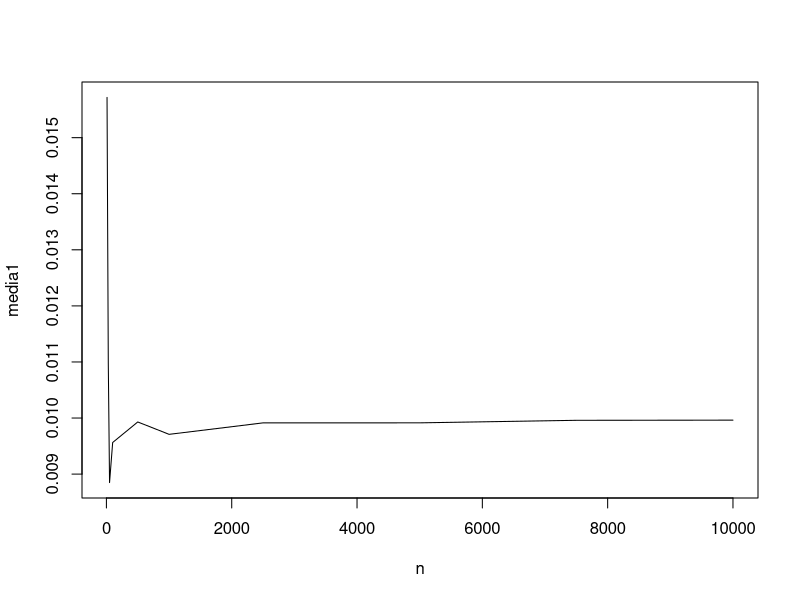
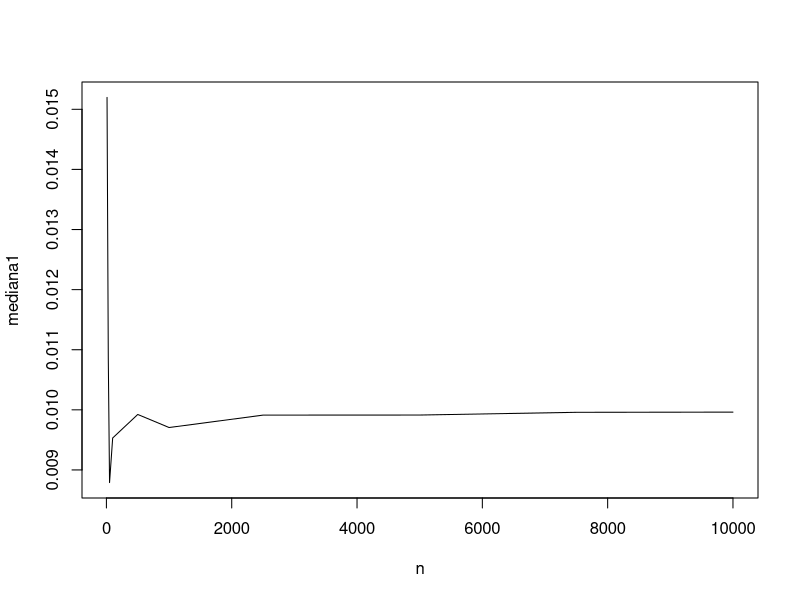
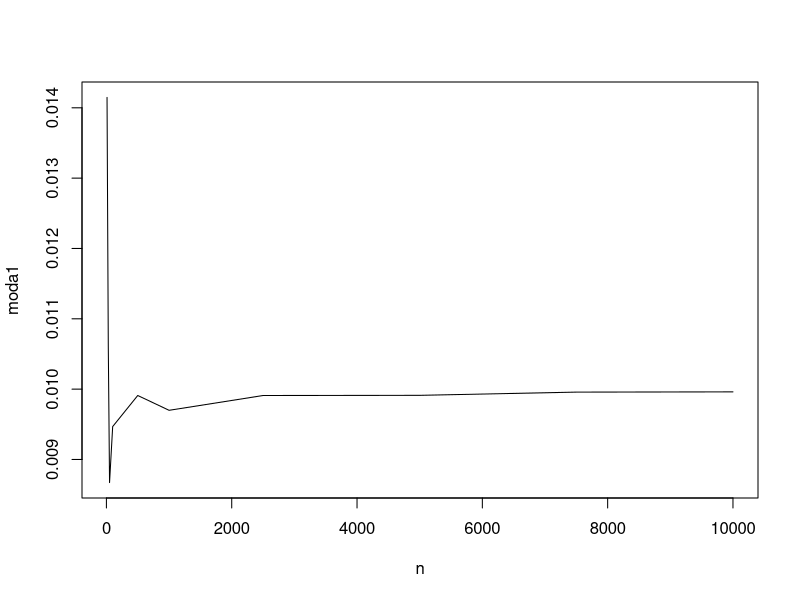

Generate these figures, in order, with R:
n<-1000
#
a<-0.01
b<-0.01
a/b
a/b^2
#
media<-function(a,b,x) (length(x)+a)/(sum(x)+b)
mediana<-function(a,b,x) qgamma(0.5,length(x)+a,sum(x)+b)
moda<-function(a,b,x) (length(x)+a-1)/(sum(x)+b)
#
lambda<-0.01
#
media1<-NULL
mediana1<-NULL
moda1<-NULL

cont<-1
for (n in c(10,30,50,100,500,1000,2500,5000,7500,10000)){
set.seed(123)
x<-rexp(n,lambda)
#hist(x)
#
#
media1[cont]<-media(a,b,x)
mediana1[cont]<-mediana(a,b,x)
moda1[cont]<-moda(a,b,x)
cont<-cont+1}

n<-c(10,30,50,100,500,1000,2500,5000,7500,10000)
plot(n,media1,type='l')
plot(n,mediana1,type='l')
plot(n,moda1,type='l')
